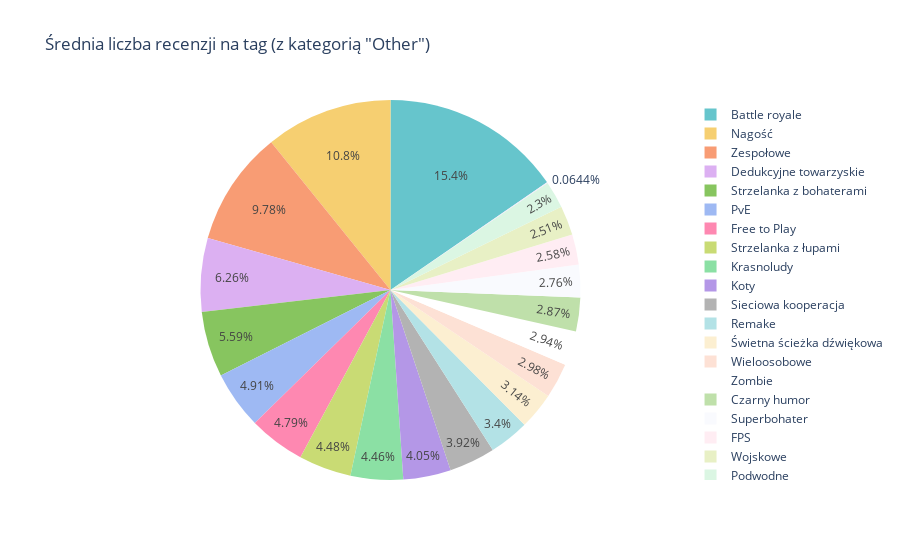

The notebook cell saved with this chart:
### Code cell
def prepare_avg_reviews_per_tag(df, top_n=20):
    # Zliczanie liczby recenzji na tag i liczby gier
    tags = df['Tagi'].apply(lambda x: x.split(', '))
    tag_reviews = Counter()
    tag_counts = Counter()

    for idx, tag_list in enumerate(tags):
        for tag in tag_list:
            tag_reviews[tag] += df.iloc[idx]['Liczba recenzji']
            tag_counts[tag] += 1

    # Obliczanie średniej liczby recenzji na tag
    avg_reviews = {tag: tag_reviews[tag] / tag_counts[tag] for tag in tag_reviews}

    # Przygotowanie danych: top N tagów i kategoria "Other"
    sorted_avg_reviews = sorted(avg_reviews.items(), key=lambda x: x[1], reverse=True)
    top_tags = sorted_avg_reviews[:top_n]
    other_count = sum(tag_counts[tag] for tag, _ in sorted_avg_reviews[top_n:])

    # Przygotowanie DataFrame
    pie_data = pd.DataFrame(top_tags, columns=['Tag', 'Average Reviews'])
    if other_count > 0:
        other_row = pd.DataFrame([{'Tag': 'Other', 'Average Reviews': other_count}])
        pie_data = pd.concat([pie_data, other_row], ignore_index=True)
    
    return pie_data

# Przygotowanie danych do wykresu
avg_reviews_per_tag_data = prepare_avg_reviews_per_tag(df)

# Wizualizacja
fig = px.pie(avg_reviews_per_tag_data, names='Tag', values='Average Reviews',
             title='Średnia liczba recenzji na tag (z kategorią "Other")',
             color_discrete_sequence=px.colors.qualitative.Pastel)
fig.show()

### Figure 1 — Plotly figure (JSON) as saved in the notebook; plotly's stock layout.template omitted (floating-point values rounded to 4 significant figures)
{"data": [{"domain": {"x": [0, 1], "y": [0, 1]}, "hovertemplate": "Tag=%{label}<br>Average Reviews=%{value}<extra></extra>", "labels": ["Battle royale", "Nagość", "Zespołowe", "Dedukcyjne towarzyskie", "Strzelanka z bohaterami", "PvE", "Free to Play", "Strzelanka z łupami", "Krasnoludy", "Koty", "Sieciowa kooperacja", "Remake", "Świetna ścieżka dźwiękowa", "Wieloosobowe", "Zombie", "Czarny humor", "Superbohater", "FPS", "Wojskowe", "Podwodne", "Other"], "legendgroup": "", "name": "", "showlegend": true, "type": "pie", "values": [512953, 359700.0, 325520, 208400.0, 186056, 163300.0, 159600.0, 149000.0, 148466, 134727, 130600.0, 113307, 104400.0, 99170.0, 97700.0, 95549, 91920.0, 85720.0, 83509, 76630.0, 2142]}], "layout": {"legend": {"tracegroupgap": 0}, "piecolorway": ["rgb(102, 197, 204)", "rgb(246, 207, 113)", "rgb(248, 156, 116)", "rgb(220, 176, 242)", "rgb(135, 197, 95)", "rgb(158, 185, 243)", "rgb(254, 136, 177)", "rgb(201, 219, 116)", "rgb(139, 224, 164)", "rgb(180, 151, 231)", "rgb(179, 179, 179)"], "title": {"text": "Średnia liczba recenzji na tag (z kategorią \"Other\")"}}}
